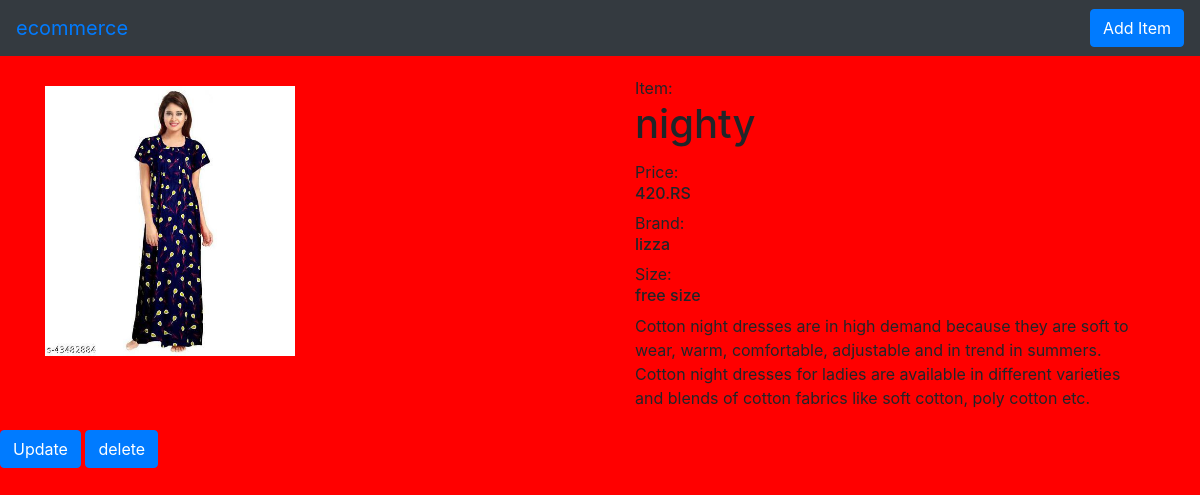
Page /view/4/ on the committed database.
### susiapp/models.py (models this page shows, shortened)
class ecommerce(models.Model):
    name=models.CharField(max_length=150)
    price=models.IntegerField()
    brand=models.TextField()
    size=models.TextField()
    details=models.TextField()
    image=models.ImageField(upload_to="image")
    class Meta:
        verbose_name_plural='ecommerce'

### susiapp/views.py (the view)
# urls.py: path("view/<int:susi_id>/", views.detail, name='view'),
def detail(request,susi_id):
    a=ecommerce.objects.get(id=susi_id)
    return render(request,'view.html',{'name':a})

### templates/view.html
{% extends 'base.html' %}
{% block body %}
<div class="container">
    <div class="row">
        <div class="col-md-6">
  <img class="card-img-top" src="{{name.image.url}}" style="height:300px;width:250px;padding-top:30px;" alt="Card image cap">
        </div>
        <div class="col-md-6">
            <div class="card-body">
   Item: <h1 class="card-title">{{name.name}}</h1>
    Price:<h6 class="card-text">{{name.price}}.RS</h6>
               Brand: <h6 class="card-text">{{name.brand}}</h6>
                Size:<h6 class="card-text">{{name.size}}</h6>
        <p class="card-text">{{name.details}}</p>
  </div>
</div>
    </div>
</div>
<a class='btn btn-primary' href="{% url 'update' name.id %}" >Update</a>
<a class="btn btn-primary" href="{% url 'delete' name.id %}"> delete</a>
{% endblock %}

### static/style.css (style rules this page uses)
body { background-color:red; }

### rows in the picture
ecommerce: image (picture), name "nighty", price "420", brand "lizza", size "free size", details "Cotton night dresses are in high demand because they are soft to wear, warm, comfortable, adjustable and in trend in summers. Cotton night dresses for ladies are available in different varieties and blends of cotton fabrics like soft cotton, poly cotton etc."
